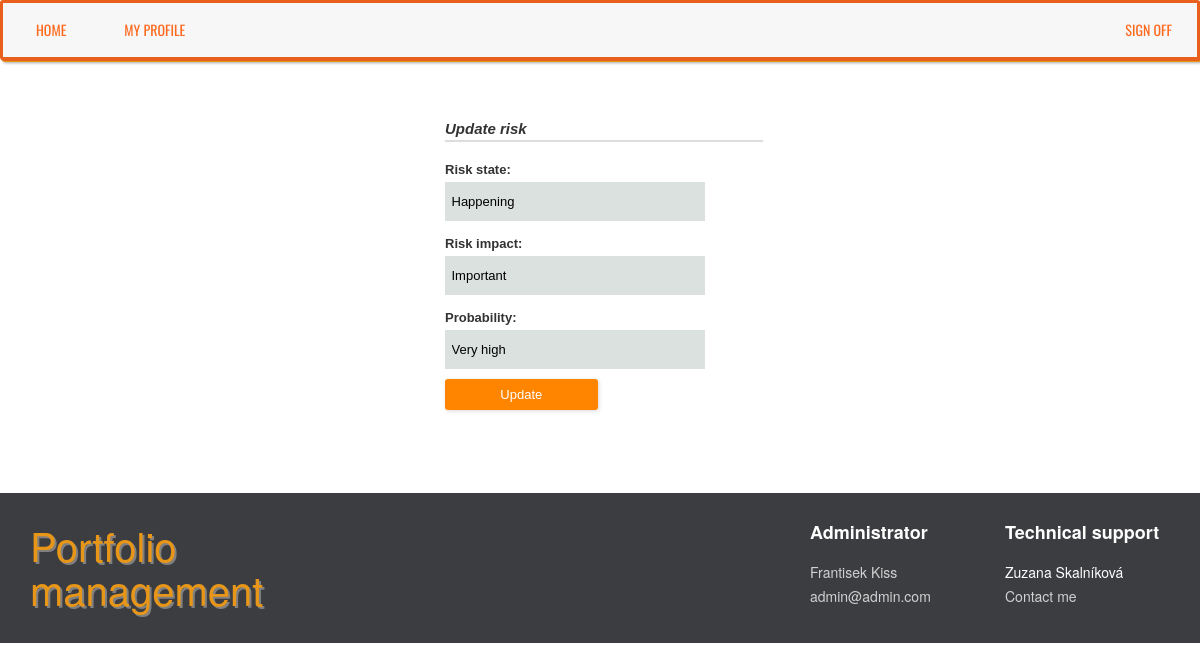
/dp/project/2/risk/edit (signed in), run on the app's committed database.
### dp/models.py (models this page shows, shortened)
class ProjectRisk (models.Model):
    class Meta:
        unique_together = (('project', 'risk'),)
    project = models.ForeignKey(Project, on_delete=models.CASCADE, blank=True, null=True)
    risk = models.ForeignKey(Risk, on_delete=models.CASCADE)
    risk_state = models.IntegerField(choices=RISK_STATE_VALUES, default=1)
    risk_impact = models.IntegerField(choices=RISK_IMPACT_VALUES, null=True)
    probability = models.IntegerField(choices=RISK_PROBABILITY_VALUES, null=True)

### dp/views.py (the view)
# urls.py: url(r'^project/(?P<pk>\d+)/risk/edit$', login_required(views.ProjRiskUpdateView.as_view()), name='projrisk_edit'),
class ProjRiskUpdateView(UpdateView):
    model = ProjectRisk
    fields = ['risk_state', 'risk_impact', 'probability']
    template_name = "dp/projrisk_update_form.html"

### dp/templatetags/extratags.py (called while the page is built)
@register.simple_tag(takes_context=True)
def add_admin_to_context(context):
    admin_info = {}
    admin = Employee.objects.get(position = 'Administrator')
    admin_info['id'] = admin.id
    admin_info['first_name'] = admin.user.first_name
    admin_info['last_name'] = admin.user.last_name
    admin_info['email'] = admin.user.email
    context.dicts[0]["admin_info"] = admin_info
    return ''

### templates/dp/projrisk_update_form.html (shortened to what this page needs)
{% extends "dp/base.html" %}
{% load static %}
{% block cssblock %}
    <link rel="stylesheet" href="{% static 'dp/css/multi-select.css' %}">
{% endblock %}
{% block content %}
    <div class="container selectdiv">
        <div class="col-md-4 col-md-offset-4">
            <div class="form-style-2">
                <div class="form-style-2-heading">Update risk</div>
                <form action="" method="post">
                    {{ form }}
                    <input style="margin-top: 10px;" type="submit" value="Update"/>
                </form>
            </div>
            <br>
            <br>
            <br>
        </div>
    </div>
{% endblock %}

### templates/dp/base.html (shortened to what this page needs)
{% load static %}
{% load extratags %}
<link rel="stylesheet" type="text/css" href="{% static 'dp/css/bootstrap.min.css' %}"/>
<link rel="stylesheet" type="text/css" href="{% static 'dp/css/bootstrap-table.min.css' %}"/>
<link rel="stylesheet" type="text/css" href="{% static 'dp/css/jquery.dataTables.min.css' %}"/>
<link rel="stylesheet" type="text/css" href="{% static 'dp/css/nav.css' %}"/>
<link rel="stylesheet" type="text/css" href="{% static 'dp/css/form.css' %}"/>
<link rel="stylesheet" type="text/css" href="{% static 'dp/css/style.css' %}"/>
<link rel="stylesheet" type="text/css" href="{% static 'dp/css/footer.css' %}"/>
<link rel="stylesheet" type="text/css" href="{% static 'dp/css/all.css' %}">
{% block cssblock %}{% endblock %}
<div id='cssmenu'>
    <ul>
        {% if user.is_authenticated %}
            <li {% if request.path == "/dp/" %} class='active' {% endif %}>
                <a href="{% url 'dp:index' %}"> Home </a>
            </li>
            {% with user.employee.id|stringformat:"s" as user_id_str %}
                {% with  "/dp/employee/"|add:user_id_str as user_profile %}
                    <li {% if user_profile == request.path %} class='active' {% endif %}>
                        <a href="{% url 'dp:employee_detail' user.employee.id %}"> My profile </a>
                    </li>
                {% endwith %}
            {% endwith %}
        {% endif %}
        <li style="float: right">
            {% if user.is_authenticated %}
                <a href="{% url 'dp:logout' %}"> Sign off </a>
            {% else %}
                <a href="{% url 'dp:login_page' %}"> Sign in </a>
            {% endif %}
        </li>
    </ul>
</div>
{% block content %}{% endblock %}
<footer id="myFooter">
    <div class="container">
        <div class="row">
            <div class="col-sm-3" style="margin-top: -10px;">
                <h2 class="logo"><a href="{% url 'dp:index' %}"> Portfolio management </a></h2>
            </div>
            <div class="col-sm-2 col-sm-offset-5">
                <h5>Administrator</h5>
                <ul>
                    <li>
                        <a href="{% url 'dp:employee_detail' admin_info.id %}"> {{ admin_info.first_name }} {{ admin_info.last_name }} </a>
                    </li>
                    <li><a href="mailto:{{ admin_info.email }}">{{ admin_info.email }}</a></li>
                </ul>
            </div>
            <div class="col-sm-2">
                <h5>Technical support</h5>
                <ul>
                    <li>Zuzana Skalníková</li>
                    <li><a href="mailto:{{ 'xskaln04@stud.fit.vutbr.cz' }}">Contact me</a></li>
                </ul>
            </div>
        </div>
    </div>
</footer>

### dp/static/dp/css/nav.css (style rules this page uses)
#cssmenu, #cssmenu ul, #cssmenu ul li, #cssmenu ul li a, #cssmenu #menu-button { margin: 0; padding: 0; border: 0; list-style: none; line-height: 1; display: block; position: relative; -webkit-box-sizing: border-box; -moz-box-sizing: border-box; box-sizing: border-box; }
#cssmenu ul li { padding-left: 8px; }
#cssmenu:after, #cssmenu > ul:after { content: "."; display: block; clear: both; visibility: hidden; line-height: 0; height: 0; }
#cssmenu { width: auto; margin-bottom: 40px; border: 3px solid #E8601B; border-radius: 3px; font-family: 'Oswald', sans-serif; line-height: 1; background: #f7f7f7; box-shadow: 1px 1px 0 rgba(230,95,28,1), 2px 2px 0 #e89618, 3px 3px 3px rgba(0, 0, 0, 0.35); }
#cssmenu > ul > li { float: left; }
#cssmenu > ul > li > a { padding: 20px 25px; font-size: 14px; text-transform: uppercase; text-decoration: none; color: rgba(255,105,30,1); -webkit-transition: all .2s ease; -moz-transition: all .2s ease; -ms-transition: all .2s ease; -o-transition: all .2s ease; transition: all .2s ease; }

### dp/static/dp/css/form.css (style rules this page uses)
.form-style-2 { max-width: 500px; padding: 20px 12px 10px 20px; font: 13px Arial, Helvetica, sans-serif; }
.form-style-2-heading { font-weight: bold; font-style: italic; border-bottom: 2px solid #ddd; margin-bottom: 20px; font-size: 15px; padding-bottom: 3px; }
.form-style-2 label { display: block; margin: 15px 0px 5px 0px; }
.form-style-2 input, .form-style-2 .select-field { width: 48%; }
.form-style-2 input, .form-style-2 .tel-number-field, .form-style-2 .textarea-field, .form-style-2 .select-field { box-sizing: border-box; -webkit-box-sizing: border-box; -moz-box-sizing: border-box; border: 1px solid #C2C2C2; box-shadow: 1px 1px 4px #EBEBEB; -moz-box-shadow: 1px 1px 4px #EBEBEB; -webkit-box-shadow: 1px 1px 4px #EBEBEB; border-radius: 3px; -webkit-border-radius: 3px; -moz-border-radius: 3px; padding: 7px; outline: none; }
.form-style-2 input[type=submit], .form-style-2 input[type=button] { border: none; padding: 8px 15px 8px 15px; background: #FF8500; color: #fff; box-shadow: 1px 1px 4px #DADADA; -moz-box-shadow: 1px 1px 4px #DADADA; -webkit-box-shadow: 1px 1px 4px #DADADA; border-radius: 3px; -webkit-border-radius: 3px; -moz-border-radius: 3px; }

### dp/static/dp/css/style.css (style rules this page uses)
.selectdiv select { -webkit-appearance: none; -moz-appearance: none; -ms-appearance: none; appearance: none; outline: 0; box-shadow: none; border: 0 !important; background: #dbe1df; background-image: none; }
.selectdiv select { width: 20em; height: 3em; margin: 0; padding: 0 0 0 .5em; color: #000000; cursor: pointer; }

### dp/static/dp/css/footer.css (style rules this page uses)
#myFooter { background-color: #3c3d41; color: white; padding-top: 20px; bottom:0; height: 150px; }
#myFooter ul { list-style-type: none; padding-left: 0; line-height: 1.7; padding-top: 8px; }
#myFooter h5 { font-size: 18px; color: white; font-weight: bold; margin-top: 10px; }
#myFooter h2 a { font-size: 40px; text-align: center; color: #e89618; text-shadow: 2px 2px gray; }
#myFooter a { color: #d2d1d1; text-decoration: none; }

### data on the page
ProjectRisk: risk_state "Happening", risk_impact "Important", probability "Very high"

### other printed values
{{ admin_info.first_name }} "Frantisek"
{{ admin_info.last_name }} "Kiss"
{{ admin_info.email }} "admin@admin.com"
